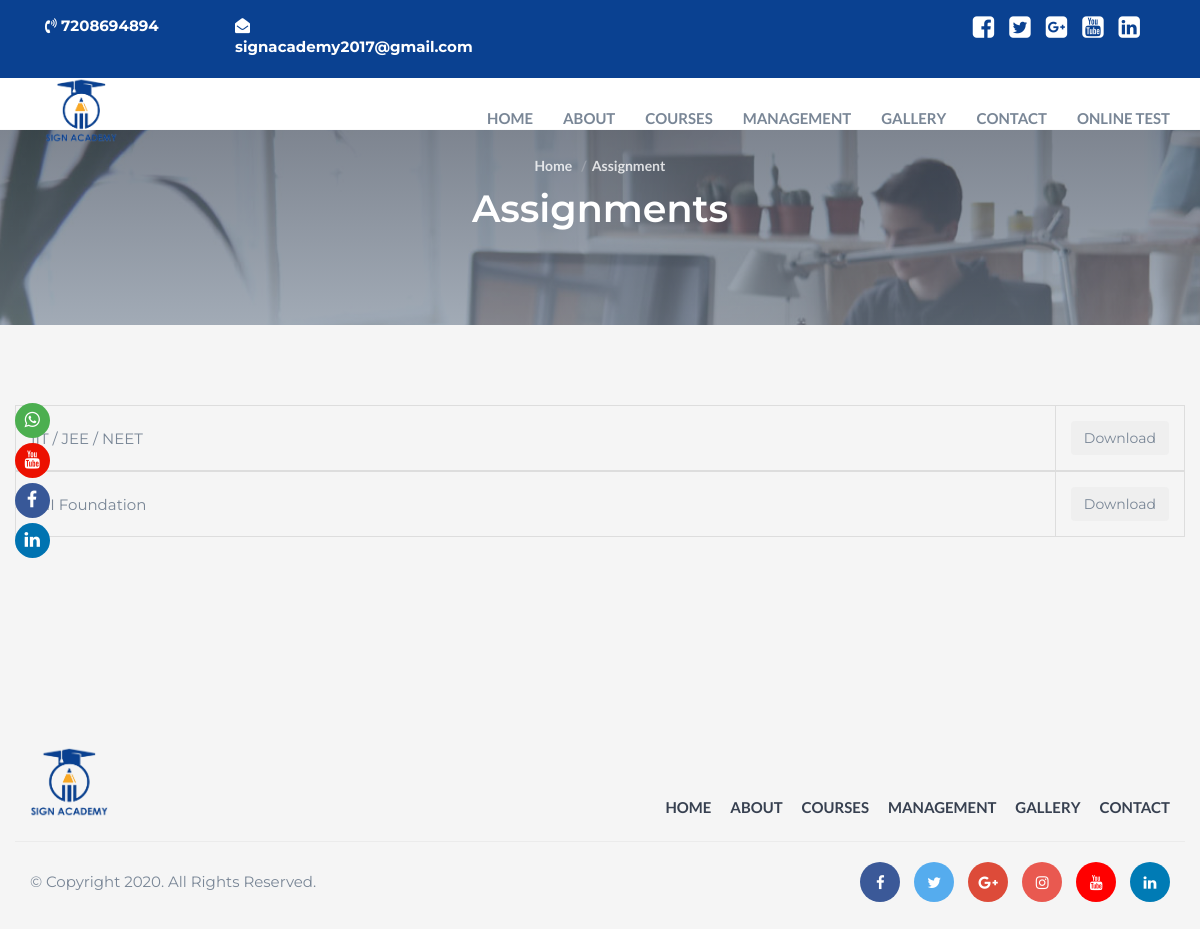
Screenshot of /assignment.php with the database file from the repository.
### tables this page shows
CREATE TABLE `addassignment` (
  `assign_id` int(200) NOT NULL,
  `assign_class` varchar(200) NOT NULL,
  `upload_assignment` varchar(500) NOT NULL
);

### assignment.php (the view, shortened to what this page needs)
<!DOCTYPE html>
<html lang="en">
	<head>
		<?php
		require_once("extfiles.php");
		?>
		 </head>
	<body style="background-color:whitesmoke;">
		<?php
           require_once("header.php")
		?>
	<div class="hero-area section">
			<div class="bg-image bg-parallax overlay" style="background-image:url(./Img/page-background.jpg)"></div>
			<div class="container">
				<div class="row">
					<div class="col-md-10 col-md-offset-1 text-center">
						<ul class="hero-area-tree">
							<li><a href="index.html">Home</a></li>
							<li>Assignment</li>
						</ul>
						<h1 class="white-text">Assignments</h1>
					</div>
				</div>
			</div>
		</div>
		    <div id="why-us" class="section">
			<div class="container">
				<div class="row">
					  <?php
                  $conn=mysqli_connect(dbhost,dbuser,dbpass,dbname) or die(mysqli_connect_error());
                  $q = "select * from addassignment";
                    $res=mysqli_query($conn,$q) or die(mysqli_error($conn));
              $count=mysqli_affected_rows($conn);
              if($count==0)
              {
                print "There is no Assignment.";
              }
              else
              {
                while($x=mysqli_fetch_array($res))
                {
                  ?>
                  <table class="table-bordered" style="width: 100%;">
                    <tr>
                    <td class="p-2" style="width: 90%;"><?php print "$x[1]" ?></td>
                    <td class="p-2"><button class="btn btn-secondary" onclick="">Download</button></td>
                  </tr>
                  </table>
                    <?php
                         }
                  }
          ?>
				</div>
			</div>
		</div>
		<?php
 require_once("footer.php");
?>
</html>

### css/style.css (style rules this page uses)
body { font-family: 'Montserrat', sans-serif; font-size: 15px; font-weight: 400; color: #798696; overflow-x:hidden; }
h1,h2,h3,h4,h5,h6 { margin-top: 12px; margin-bottom: 15px; font-weight: 600; color: #374050; }
h1 { font-size:38px; }
a { font-family: 'Lato', sans-serif; color: #374050; font-weight: 700; }
ul,ol { margin: 0; padding: 0; list-style: none }
.white-text { color: #FFF !important; }
.section { position:relative; padding-top:80px; padding-bottom:80px; }
.bg-image { position:absolute; left:0; right:0; top:0; bottom:0; background-position:center; background-size:cover; }
.bg-image.bg-parallax { background-attachment:fixed; }
.bg-image.overlay:after { content:""; position:absolute; left:0; right:0; top:0; bottom:0; background-image: -webkit-gradient(linear, left top, left bottom, from(#374050), to(#798696)); background-image: linear-gradient(to bottom, #374050 0%, #798696 100%); opacity: 0.7; }
.hero-area { position:relative; padding-top: 80px; padding-bottom: 80px; margin-top:75px; }
.hero-area-tree li { display:inline-block; font-family: 'Lato', sans-serif; font-weight:600; font-size:14px; color:rgba(255, 255, 255, 0.8); }
.hero-area-tree li > a { color:rgba(255, 255, 255, 0.8); }
.hero-area-tree li + li:before { content: "/"; display: inline-block; margin: 0px 5px; color: rgba(235, 235, 235, 0.25); }
.p-2 { padding: 15px; }

### rows the page displays
addassignment: assign_class "IIT / JEE / NEET"
addassignment: assign_class "VIII Foundation"
